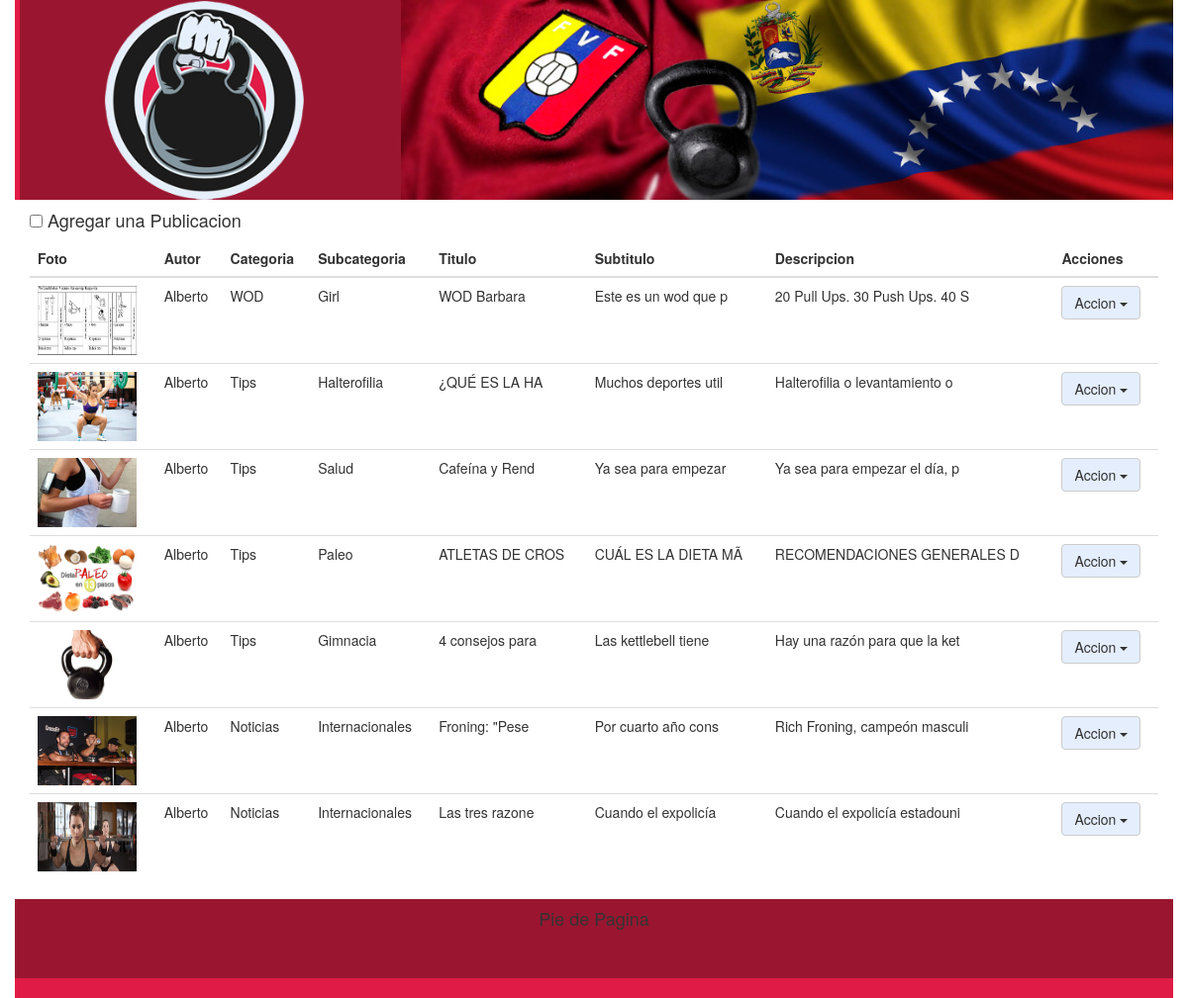
Page /publicaciones.php on the committed database.
### tables this page shows
CREATE TABLE IF NOT EXISTS `publicaciones` (
  `idpublicacion` int(11) NOT NULL AUTO_INCREMENT,
  `idestatus` int(11) NOT NULL,
  `idcategoria` int(11) NOT NULL,
  `idsubcategoria` int(11) NOT NULL,
  `idusuario` int(11) NOT NULL,
  `titulo` varchar(250) NOT NULL,
  `subtitulo` varchar(500) NOT NULL,
  `descripcion` mediumtext NOT NULL,
  `fecha` date NOT NULL,
  `hora` time NOT NULL,
  PRIMARY KEY (`idpublicacion`),
  KEY `idestatus` (`idestatus`),
  KEY `idcategoria` (`idcategoria`),
  KEY `idsubcategoria` (`idsubcategoria`),
  KEY `idusuario` (`idusuario`)
);

CREATE TABLE IF NOT EXISTS `usuarios` (
  `idusuario` int(11) NOT NULL AUTO_INCREMENT,
  `idestatus` int(11) NOT NULL,
  `idtipodeusuario` int(11) NOT NULL,
  `nombre` varchar(50) NOT NULL,
  `apellido` varchar(50) NOT NULL,
  `correo` varchar(50) NOT NULL,
  `telefono` varchar(50) NOT NULL,
  `clave` varchar(10) NOT NULL,
  `fecharegistro` date NOT NULL,
  PRIMARY KEY (`idusuario`),
  KEY `idestatus` (`idestatus`),
  KEY `idtipodeusuario` (`idtipodeusuario`)
);

CREATE TABLE IF NOT EXISTS `categorias` (
  `idcategoria` int(11) NOT NULL AUTO_INCREMENT,
  `nombre` varchar(25) NOT NULL,
  PRIMARY KEY (`idcategoria`)
);

CREATE TABLE IF NOT EXISTS `subcategorias` (
  `idsubcategoria` int(11) NOT NULL AUTO_INCREMENT,
  `idcategoria` int(11) NOT NULL,
  `nombre` varchar(25) NOT NULL,
  PRIMARY KEY (`idsubcategoria`),
  KEY `idcategoria` (`idcategoria`)
);

### control/publicaciones/tablapublicaciones.php (the view, shortened to what this page needs)
<?php
include('control/conect.php');
 $wsql = "SELECT idpublicacion, categorias.nombre as nc, subcategorias.nombre as ns, usuarios.nombre as nu, titulo, subtitulo, descripcion, fecha, hora
 FROM publicaciones
 inner join categorias on categorias.idcategoria = publicaciones.idcategoria
 inner join subcategorias on subcategorias.idsubcategoria = publicaciones.idsubcategoria
 inner join usuarios on usuarios.idusuario = publicaciones.idusuario
 ORDER BY publicaciones.idpublicacion desc";
    $result=mysql_query($wsql,$link);
 while($row=mysql_fetch_array($result)){
  $tit =  substr($row['titulo'], 0, 15);
  $sub =  substr($row['subtitulo'], 0, 20);
  $des =  substr($row['descripcion'], 0, 30);
?>
 <tr>
  <td><img src="img/foto<?php echo $row['idpublicacion']?>.jpg" height="70" width="100"></td>
  <td><?php echo $row['nu'] ?></td>
  <td><?php echo $row['nc'] ?></td>
  <td><?php echo $row['ns'] ?></td>
  <td><?php echo $tit ?></td>
  <td><?php echo $sub ?></td>
  <td><?php echo $des ?></td>
  <td>
  <div class="dropdown">
        <button class="btn btn-default dropdown-toggle" type="button" id="menu1" data-toggle="dropdown">Accion
        <span class="caret"></span></button>
      </div>
    </div>
  </td>
 </tr>
<?php }
?>

### publicaciones.php (shortened to what this page needs)
<!DOCTYPE html>
<html lang="es">
<head>
	<link href="css/bootstrap.css" rel="stylesheet" media="screen">
	<link href="css/estilos.css" rel="stylesheet" media="screen">
</head>
<body class="bd_sis">
	<div class="container">
		<div class="row">
			<div class="col-md-4 nomargin nopadding block-center" id="logo">
				<img src="img/logo2.png" class="img-responsive block.left" alt="Logo Vzla Box Fitness">
			</div>
			<div class="col-md-8 hidden-xs hidden-sm nomargin nopadding" id="banner">
				<img src="img/banner.jpg" class="img-responsive">
			</div>
		</div>
		<div class="row">
			<div class="col-md-12 nopadding text-center">
			</div>
		</div>
		<div class="row">
			<div class="col-md-12">
				<h4><input type="checkbox" id="mismo" onChange="pagoOnChange(this)"> Agregar una Publicacion</h4>
												<?php include("control/subcategoriaselect.php"); ?>
			</div>
		</div>
		<div class="row">
			<div class="col-md-12">
				<div class="table-responsive">
				<table class="table">
				    <thead>
				      <tr>
				        <th>Foto</th>
				        <th>Autor</th>
				        <th>Categoria</th>
				        <th>Subcategoria</th>
				        <th>Titulo</th>
				        <th>Subtitulo</th>
				        <th>Descripcion</th>
				        <th>Acciones</th>
				      </tr>
				    </thead>
				    <tbody>
				      <?php include('control/publicaciones/tablapublicaciones.php'); ?>
		<div class="row">
			<div class="col-md-12 text-center nopadding footer_sis">
				<h4>Pie de Pagina</h4>
			</div>
		</div>
</body>
</html>

### css/estilos.css (style rules this page uses)
.nopadding { padding: 0px; }
.nomargin { margin: 0px; }
#logo { border-left: 5px solid #E01B45;width: 100% auto;background:#9A1630; }
body { background-image: url("../img/fondo.jpg"); background-attachment: fixed; }
.bd_sis { background: #fff; }
.footer_sis { background: #9A1630;height:100px;border-bottom: 20px solid #E01B45; }

### rows in the picture
publicaciones: shows a picture, idusuario.nombre "Alberto", idcategoria.nombre "WOD", idsubcategoria.nombre "Girl", titulo "WOD Barbara", subtitulo "Este es un wod que p", descripcion "20 Pull Ups. 30 Push Ups. 40 S"
publicaciones: shows a picture, idusuario.nombre "Alberto", idcategoria.nombre "Tips", idsubcategoria.nombre "Halterofilia", titulo "¿QUÉ ES LA HA", subtitulo "Muchos deportes util", descripcion "Halterofilia o levantamiento o"
publicaciones: shows a picture, idusuario.nombre "Alberto", idcategoria.nombre "Tips", idsubcategoria.nombre "Salud", titulo "Cafeína y Rend", subtitulo "Ya sea para empezar", descripcion "Ya sea para empezar el día, p"
publicaciones: shows a picture, idusuario.nombre "Alberto", idcategoria.nombre "Tips", idsubcategoria.nombre "Paleo", titulo "ATLETAS DE CROS", subtitulo "CUÁL ES LA DIETA MÃ", descripcion "RECOMENDACIONES GENERALES D"
publicaciones: shows a picture, idusuario.nombre "Alberto", idcategoria.nombre "Tips", idsubcategoria.nombre "Gimnacia", titulo "4 consejos para", subtitulo "Las kettlebell tiene", descripcion "Hay una razón para que la ket"
publicaciones: shows a picture, idusuario.nombre "Alberto", idcategoria.nombre "Noticias", idsubcategoria.nombre "Internacionales", titulo "Froning: \"Pese", subtitulo "Por cuarto año cons", descripcion "Rich Froning, campeón masculi"
publicaciones: shows a picture, idusuario.nombre "Alberto", idcategoria.nombre "Noticias", idsubcategoria.nombre "Internacionales", titulo "Las tres razone", subtitulo "Cuando el expolicía", descripcion "Cuando el expolicía estadouni"
